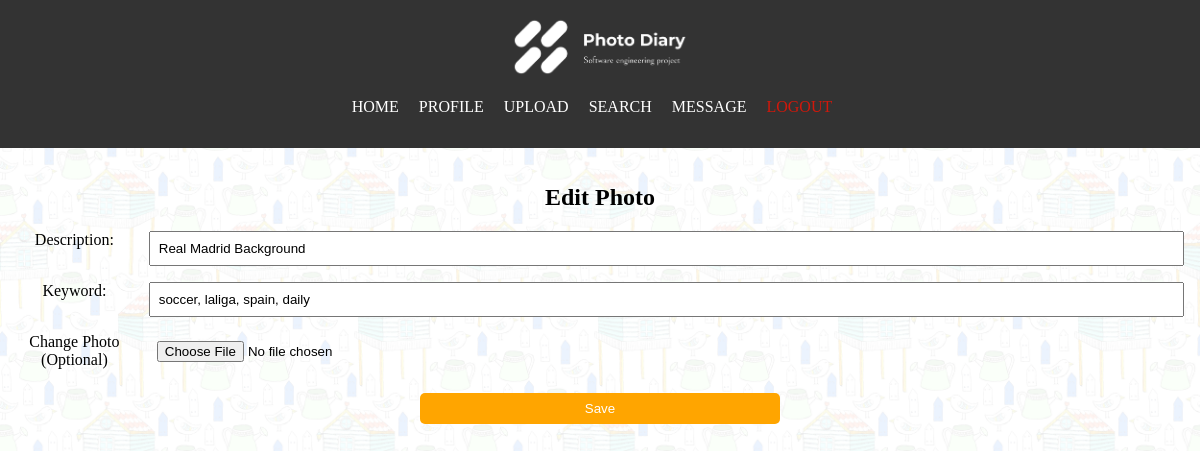
The page /edit_photo/17 (signed in) on the database its author committed.
### tables this page shows
CREATE TABLE photos (
    id INTEGER PRIMARY KEY AUTOINCREMENT,
    user_id INTEGER NOT NULL,
    description TEXT,
    keyword TEXT,
    filename TEXT,
    FOREIGN KEY (user_id) REFERENCES users(id)
);

### app.py (the view, shortened to what this page needs)
@app.route('/edit_photo/<int:photo_id>', methods=['GET', 'POST'])
def edit_photo(photo_id):
    if 'user_id' not in session:
        return redirect(url_for('index'))
    db = get_db()
    photo = db.execute('SELECT * FROM photos WHERE id = ?', [photo_id]).fetchone()
    if not photo:
        abort(404)
    return render_template('edit_photo.html', photo=photo)

### app.py (called while the page is built)
def get_db():
    db = getattr(g, '_database', None)
    if db is None:
        db = g._database = sqlite3.connect(DATABASE)
    return db

@app.teardown_appcontext
def close_connection(exception):
    db = getattr(g, '_database', None)
    if db is not None:
        db.close()

### templates/edit_photo.html
{% extends 'base.html' %}
{% block content %}
<h2>Edit Photo</h2>
<form method="POST" enctype="multipart/form-data">
    <div class="form-group">
        <label for="description">Description:</label>
        <input type="text" id="description" name="description" value="{{ photo[2] }}" required>
    </div>
    <div class="form-group">
        <label for="keyword">Keyword:</label>
        <input type="text" id="keyword" name="keyword" value="{{ photo[3] }}" required>
    </div>
    <div class="form-group">
        <label for="new_file">Change Photo<br>(Optional)</label>
        <input type="file" id="new_file" name="file">
    </div>
    <button type="submit" class="search-button">Save</button>
</form>
{% endblock %}

### static/style.css (style rules this page uses)
body { font-family:'SUIT'; background-image: url('/static/pic/background.jpg'); background-size: 20vw; margin: 0; padding: 0; }
form { margin-bottom: 1rem; }
form label { display: block; margin-bottom: 0.5rem; }
form input, form textarea { width: 50%; padding: 0.5rem; margin-bottom: 1rem; margin: 0 auto; display: block; }
form button { padding: 0.5rem 1rem; background-color: #333; color: white; border: none; }
.form-group { display: flex; margin-bottom: 1rem; }
.form-group label { flex-basis: 10%; text-align: center; padding-right: 1rem; }
.form-group input { flex-grow: 1; }
h2 { text-align: center; }
.edit-button, .delete-button, .reply-button, .message-button, .search-button { margin: 0 0.5rem; padding: 0.5rem 1rem; background-color: #FFA500; color: white; text-decoration: none; border: none; border-radius: 5px; cursor: pointer; }
.search-button { width: 30vw; margin: 0 auto; display: block; text-align: center; }

### rows shown on the page
photos: description "Real Madrid Background", keyword "soccer, laliga, spain, daily"
